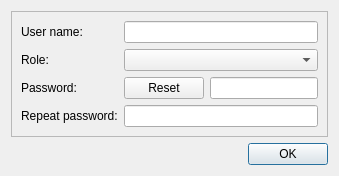
<?xml version="1.0" encoding="UTF-8"?>
<ui version="4.0">
 <class>userEdit</class>
 <widget class="QDialog" name="userEdit">
  <property name="geometry">
   <rect>
    <x>0</x>
    <y>0</y>
    <width>400</width>
    <height>300</height>
   </rect>
  </property>
  <property name="windowTitle">
   <string notr="true"/>
  </property>
  <layout class="QGridLayout" name="gridLayout">
   <property name="sizeConstraint">
    <enum>QLayout::SetFixedSize</enum>
   </property>
   <item row="1" column="0" alignment="Qt::AlignRight">
    <widget class="QFrame" name="buttonsFrame">
     <property name="sizePolicy">
      <sizepolicy hsizetype="Preferred" vsizetype="Fixed">
       <horstretch>0</horstretch>
       <verstretch>0</verstretch>
      </sizepolicy>
     </property>
     <property name="frameShape">
      <enum>QFrame::NoFrame</enum>
     </property>
     <property name="frameShadow">
      <enum>QFrame::Plain</enum>
     </property>
     <layout class="QHBoxLayout" name="horizontalLayout">
      <property name="leftMargin">
       <number>0</number>
      </property>
      <property name="topMargin">
       <number>0</number>
      </property>
      <property name="rightMargin">
       <number>0</number>
      </property>
      <property name="bottomMargin">
       <number>0</number>
      </property>
      <item>
       <widget class="QPushButton" name="okButton">
        <property name="sizePolicy">
         <sizepolicy hsizetype="Fixed" vsizetype="Fixed">
          <horstretch>0</horstretch>
          <verstretch>0</verstretch>
         </sizepolicy>
        </property>
        <property name="text">
         <string notr="true">OK</string>
        </property>
       </widget>
      </item>
     </layout>
    </widget>
   </item>
   <item row="0" column="0">
    <widget class="QFrame" name="form">
     <property name="frameShape">
      <enum>QFrame::StyledPanel</enum>
     </property>
     <property name="frameShadow">
      <enum>QFrame::Raised</enum>
     </property>
     <layout class="QFormLayout" name="formLayout">
      <item row="0" column="0">
       <widget class="QLabel" name="userNameLabel">
        <property name="text">
         <string>User name:</string>
        </property>
       </widget>
      </item>
      <item row="0" column="1">
       <widget class="QLineEdit" name="userNameEdit">
        <property name="maxLength">
         <number>32</number>
        </property>
       </widget>
      </item>
      <item row="1" column="0">
       <widget class="QLabel" name="roleLabel">
        <property name="text">
         <string>Role:</string>
        </property>
       </widget>
      </item>
      <item row="1" column="1">
       <widget class="QComboBox" name="roleBox"/>
      </item>
      <item row="2" column="0">
       <widget class="QLabel" name="passwordLabel">
        <property name="text">
         <string>Password:</string>
        </property>
       </widget>
      </item>
      <item row="2" column="1">
       <widget class="QFrame" name="passwordFrame">
        <property name="sizePolicy">
         <sizepolicy hsizetype="Preferred" vsizetype="Fixed">
          <horstretch>0</horstretch>
          <verstretch>0</verstretch>
         </sizepolicy>
        </property>
        <property name="frameShape">
         <enum>QFrame::NoFrame</enum>
        </property>
        <property name="frameShadow">
         <enum>QFrame::Plain</enum>
        </property>
        <layout class="QHBoxLayout" name="horizontalLayout_2">
         <property name="leftMargin">
          <number>0</number>
         </property>
         <property name="topMargin">
          <number>0</number>
         </property>
         <property name="rightMargin">
          <number>0</number>
         </property>
         <property name="bottomMargin">
          <number>0</number>
         </property>
         <item>
          <widget class="QPushButton" name="resetPasswordButton">
           <property name="text">
            <string>Reset</string>
           </property>
          </widget>
         </item>
         <item>
          <widget class="QLineEdit" name="passwordEdit">
           <property name="maxLength">
            <number>32</number>
           </property>
           <property name="echoMode">
            <enum>QLineEdit::Password</enum>
           </property>
          </widget>
         </item>
        </layout>
       </widget>
      </item>
      <item row="4" column="0">
       <widget class="QLabel" name="repeatPasswordLabel">
        <property name="text">
         <string>Repeat password:</string>
        </property>
       </widget>
      </item>
      <item row="4" column="1">
       <widget class="QLineEdit" name="repeatPasswordEdit">
        <property name="maxLength">
         <number>32</number>
        </property>
        <property name="echoMode">
         <enum>QLineEdit::Password</enum>
        </property>
       </widget>
      </item>
     </layout>
    </widget>
   </item>
  </layout>
 </widget>
 <resources/>
 <connections/>
</ui>
